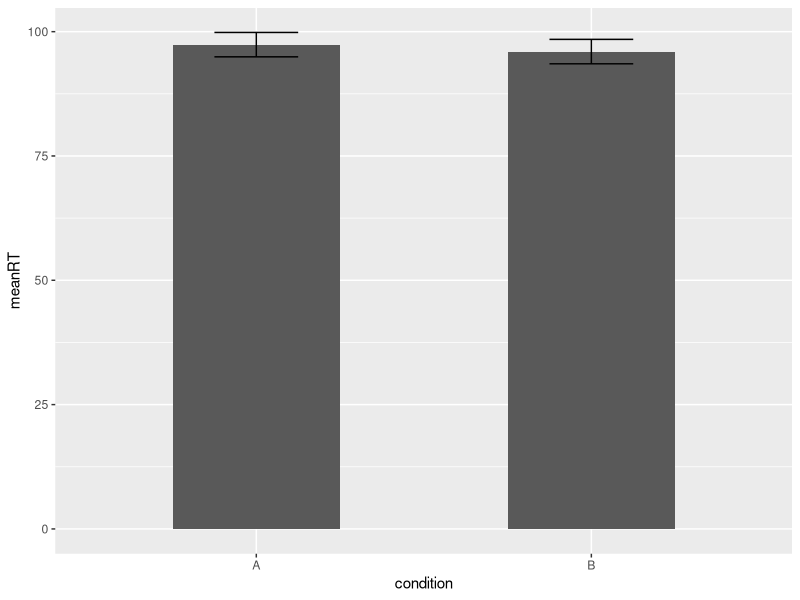

Here is the R script that generated this plot:
## ---- chunk 1
library(ggplot2)
## ---- chunk 2
# We're going to use the 'describe' function from the psych package, so first load it:
library(psych)

# Let's create a random data set with 50 observations of reaction time in two conditions.
mydata <- data.frame(id = seq(1:50),  # create a column named "id" with the numbers (sequence) 1 through 50
                     condition = rep(c("A", "B"), 25),  # create a "condition" column with A and B repeating
                     rt = rnorm(n = 50, mean = 100, sd = 15))  # create a third column named "rt" with randomly generated data

# Now, get the mean and standard error for each condition
mydata.summary <- describeBy(mydata, "condition")
mydata.summary
mydata.plot <- data.frame(condition = factor(c("A", "B")),
                          meanRT = c(mydata.summary[[1]]$mean[3], mydata.summary[[2]]$mean[3]),
                          se = c(mydata.summary[[1]]$se[3], mydata.summary[[2]]$se[3]))

ggplot(mydata.plot, aes(x = condition, y = meanRT)) +
  geom_bar(stat= "identity", width = .5) +
  geom_errorbar(aes(ymin = meanRT - se, ymax = meanRT + se), width = .25)
## ---- chunk 3
mydata.summary <- describeBy(mydata, "condition")
mydata.summary
## ---- chunk 4
mydata.summary[1]
class(mydata.summary[1])
## ---- chunk 5
mydata.summary[[1]]
class(mydata.summary[[1]])
## ---- chunk 6
mydata.summary[[1]]$mean
## ---- chunk 7
mydata.summary[[1]]$mean[3]
## ---- chunk 8
c(mydata.summary[[1]]$mean[3], mydata.summary[[2]]$mean[3])
## ---- chunk 9
mydata.plot
